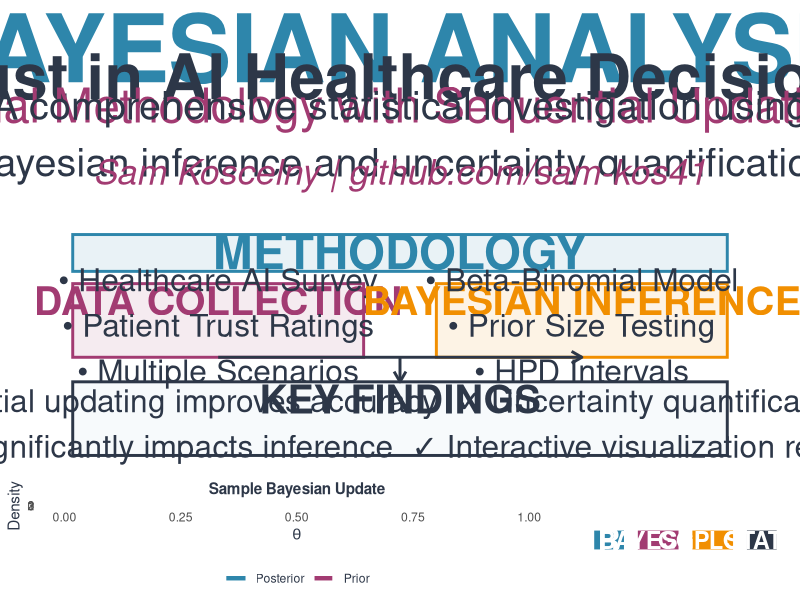

The R source for this figure:
# Project Cover Infographic Generator
# Creates a beautiful PDF summary of the Bayesian Trust Analysis project

library(ggplot2)
library(grid)
library(gridExtra)
library(RColorBrewer)
library(scales)

# Create the cover infographic
create_project_cover <- function() {
  
  # Define color palette
  primary_color <- "#2E86AB"
  secondary_color <- "#A23B72"
  accent_color <- "#F18F01"
  text_color <- "#2D3748"
  light_gray <- "#F7FAFC"
  
  # Create main title plot
  title_plot <- ggplot() + 
    annotate("text", x = 0.5, y = 0.8, 
             label = "BAYESIAN ANALYSIS", 
             size = 24, fontface = "bold", 
             color = primary_color, hjust = 0.5) +
    annotate("text", x = 0.5, y = 0.65, 
             label = "Trust in AI Healthcare Decisions", 
             size = 16, fontface = "bold", 
             color = text_color, hjust = 0.5) +
    annotate("text", x = 0.5, y = 0.5, 
             label = "Dual Methodology with Sequential Updating", 
             size = 12, 
             color = secondary_color, hjust = 0.5) +
    annotate("text", x = 0.5, y = 0.35, 
             label = "A comprehensive statistical investigation using\nBayesian inference and uncertainty quantification", 
             size = 10, 
             color = text_color, hjust = 0.5) +
    annotate("text", x = 0.5, y = 0.15, 
             label = "Sam Koscelny | github.com/sam-kos41", 
             size = 9, 
             color = secondary_color, hjust = 0.5, fontface = "italic") +
    xlim(0, 1) + ylim(0, 1) +
    theme_void() +
    theme(panel.background = element_rect(fill = "white", color = NA))
  
  # Create methodology flowchart
  method_plot <- ggplot() +
    # Background boxes
    annotate("rect", xmin = 0.05, xmax = 0.95, ymin = 0.8, ymax = 0.95, 
             fill = primary_color, alpha = 0.1, color = primary_color, size = 1) +
    annotate("rect", xmin = 0.05, xmax = 0.45, ymin = 0.45, ymax = 0.75, 
             fill = secondary_color, alpha = 0.1, color = secondary_color, size = 1) +
    annotate("rect", xmin = 0.55, xmax = 0.95, ymin = 0.45, ymax = 0.75, 
             fill = accent_color, alpha = 0.1, color = accent_color, size = 1) +
    annotate("rect", xmin = 0.05, xmax = 0.95, ymin = 0.05, ymax = 0.35, 
             fill = light_gray, color = text_color, size = 1) +
    
    # Headers
    annotate("text", x = 0.5, y = 0.88, 
             label = "METHODOLOGY", 
             size = 12, fontface = "bold", color = primary_color, hjust = 0.5) +
    
    # Left box - Data
    annotate("text", x = 0.25, y = 0.68, 
             label = "DATA COLLECTION", 
             size = 10, fontface = "bold", color = secondary_color, hjust = 0.5) +
    annotate("text", x = 0.25, y = 0.58, 
             label = "• Healthcare AI Survey\n• Patient Trust Ratings\n• Multiple Scenarios", 
             size = 8, color = text_color, hjust = 0.5) +
    
    # Right box - Analysis
    annotate("text", x = 0.75, y = 0.68, 
             label = "BAYESIAN INFERENCE", 
             size = 10, fontface = "bold", color = accent_color, hjust = 0.5) +
    annotate("text", x = 0.75, y = 0.58, 
             label = "• Beta-Binomial Model\n• Prior Size Testing\n• HPD Intervals", 
             size = 8, color = text_color, hjust = 0.5) +
    
    # Bottom box - Results
    annotate("text", x = 0.5, y = 0.28, 
             label = "KEY FINDINGS", 
             size = 10, fontface = "bold", color = text_color, hjust = 0.5) +
    annotate("text", x = 0.5, y = 0.18, 
             label = "✓ Sequential updating improves accuracy  ✓ Uncertainty quantification critical\n✓ Prior size significantly impacts inference  ✓ Interactive visualization reveals patterns", 
             size = 8, color = text_color, hjust = 0.5) +
    
    # Arrows
    annotate("segment", x = 0.25, y = 0.45, xend = 0.75, yend = 0.45, 
             arrow = arrow(length = unit(0.3, "cm")), size = 1, color = text_color) +
    annotate("segment", x = 0.5, y = 0.45, xend = 0.5, yend = 0.35, 
             arrow = arrow(length = unit(0.3, "cm")), size = 1, color = text_color) +
    
    xlim(0, 1) + ylim(0, 1) +
    theme_void() +
    theme(panel.background = element_rect(fill = "white", color = NA))
  
  # Create sample visualization (mini beta distribution)
  theta <- seq(0, 1, length.out = 100)
  prior_data <- data.frame(
    theta = theta,
    density = dbeta(theta, 2, 5),
    type = "Prior"
  )
  posterior_data <- data.frame(
    theta = theta, 
    density = dbeta(theta, 12, 8),
    type = "Posterior"
  )
  
  viz_data <- rbind(prior_data, posterior_data)
  
  viz_plot <- ggplot(viz_data, aes(x = theta, y = density, color = type, linetype = type)) +
    geom_line(size = 1.5) +
    scale_color_manual(values = c("Prior" = secondary_color, "Posterior" = primary_color)) +
    scale_linetype_manual(values = c("Prior" = 2, "Posterior" = 1)) +
    labs(title = "Sample Bayesian Update",
         x = expression(theta), 
         y = "Density") +
    theme_minimal() +
    theme(
      plot.title = element_text(size = 11, hjust = 0.5, color = text_color, face = "bold"),
      legend.position = "bottom",
      legend.title = element_blank(),
      panel.background = element_rect(fill = "white", color = NA),
      plot.background = element_rect(fill = "white", color = NA),
      text = element_text(color = text_color)
    )
  
  # Create tech stack badges
  tech_plot <- ggplot() +
    # R badge
    annotate("rect", xmin = 0.1, xmax = 0.25, ymin = 0.4, ymax = 0.6, 
             fill = primary_color, color = "white", size = 1) +
    annotate("text", x = 0.175, y = 0.5, label = "R", 
             size = 8, color = "white", fontface = "bold") +
    
    # Bayesian badge  
    annotate("rect", xmin = 0.3, xmax = 0.5, ymin = 0.4, ymax = 0.6, 
             fill = secondary_color, color = "white", size = 1) +
    annotate("text", x = 0.4, y = 0.5, label = "BAYESIAN", 
             size = 6, color = "white", fontface = "bold") +
    
    # ggplot2 badge
    annotate("rect", xmin = 0.55, xmax = 0.75, ymin = 0.4, ymax = 0.6, 
             fill = accent_color, color = "white", size = 1) +
    annotate("text", x = 0.65, y = 0.5, label = "GGPLOT2", 
             size = 6, color = "white", fontface = "bold") +
    
    # Statistics badge
    annotate("rect", xmin = 0.8, xmax = 0.95, ymin = 0.4, ymax = 0.6, 
             fill = text_color, color = "white", size = 1) +
    annotate("text", x = 0.875, y = 0.5, label = "STATS", 
             size = 6, color = "white", fontface = "bold") +
    
    xlim(0, 1) + ylim(0, 1) +
    theme_void() +
    theme(panel.background = element_rect(fill = "white", color = NA))
  
  # Combine all plots
  combined_plot <- grid.arrange(
    title_plot,
    method_plot, 
    arrangeGrob(viz_plot, tech_plot, ncol = 2, widths = c(0.7, 0.3)),
    ncol = 1,
    heights = c(0.35, 0.45, 0.2)
  )
  
  return(combined_plot)
}

# Generate the cover
print("Creating project cover infographic...")
cover_plot <- create_project_cover()

# Save as high-quality PDF
ggsave("project_cover.pdf", plot = cover_plot, 
       width = 11, height = 8.5, dpi = 300, device = "pdf")

# Also save as PNG for web use
ggsave("project_cover.png", plot = cover_plot, 
       width = 11, height = 8.5, dpi = 300, device = "png", bg = "white")

print("✅ Project cover saved as 'project_cover.pdf' and 'project_cover.png'")
print("📁 Ready for portfolio use!")